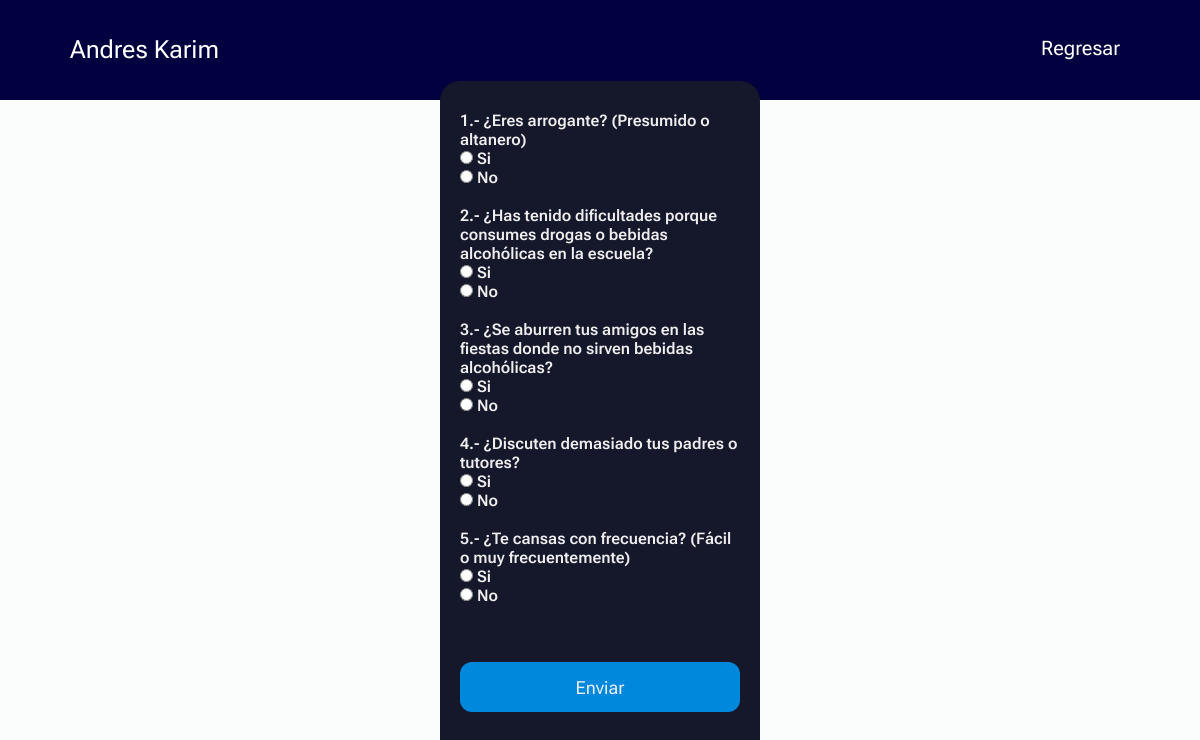
Screenshot of /encuesta.php (signed in) with the database file from the repository.
### tables this page shows
CREATE TABLE `datosPersonales` (
  `idDP` int(11) NOT NULL,
  `idUsuario` int(11) NOT NULL,
  `nombre` varchar(255) NOT NULL,
  `apellidoPaterno` varchar(200) NOT NULL,
  `apellidoMaterno` varchar(200) NOT NULL,
  `edad` int(11) NOT NULL,
  `sexo` varchar(40) NOT NULL,
  `correoE` varchar(40) NOT NULL
);

CREATE TABLE `Preguntas` (
  `idPregunta` int(11) NOT NULL,
  `pregunta` varchar(255) NOT NULL,
  `valorSi` int(11) DEFAULT NULL,
  `valorNo` int(11) DEFAULT NULL
);

### encuesta.php (the view, shortened to what this page needs)
<?php
  $mysqli = new mysqli('localhost', 'id18803800_proyectonora_362', 'ClaveNora362_', 'id18803800_databasenora');
$nombreU=$_SESSION['tipoUser'];
?>
<!DOCTYPE html>
<html lang="en">
<head>
<link rel="stylesheet" href="CSS/cssFormularioDP.css">
</head>
<body>
    <header class="bandaEncabezado">
        <div class="Encabezado">
            <div class="logo">
                <h1><?php
$servername = "localhost";
$username = "id18803800_proyectonora_362";
$password = "ClaveNora362_";
$dbname = "id18803800_databasenora";
$conn = new mysqli($servername, $username, $password, $dbname);
                $nombre=$_SESSION['usuarioPaciente'];
                $sql55 = "SELECT * FROM usuarios WHERE nombre='".$nombre."'";
                $result55 = $conn->query($sql55);
                if ($result55->num_rows > 0) {
                    $row = mysqli_fetch_array($result55, MYSQLI_ASSOC);
                    $idU= $row["idUsuario"];
                    $sql552 = "SELECT nombre FROM datosPersonales WHERE idUsuario=".$idU;
                $result552 = $conn->query($sql552);
                if ($result552->num_rows > 0) {
                    $row2 = mysqli_fetch_array($result552, MYSQLI_ASSOC);
                    $nomb= $row2["nombre"];
                }
                }else{
                    echo "no";
                }
                echo $nomb;
                ?></h1>
            </div>
           <nav class="menu">
                <a href="Paciente.php">Regresar</a>
            </nav>
        </div>
    </header>
    <div class="container-formularios">
  <form name="preguForm" action="phpEnviarPregResu.php" method="POST">
<div class="form">
    <div class="subtitle">
        <?php
$acum=0;
$todoMin=strtolower($nombreU);
$primerMayu=ucfirst($todoMin);
$query = $mysqli -> query ("SELECT Preguntas.pregunta,Preguntas.idPregunta FROM Preguntas JOIN ".$primerMayu."_Preguntas ON ".$primerMayu."_Preguntas.idPregunta = Preguntas.idPregunta WHERE ".$primerMayu."_Preguntas.bandera=1 ORDER BY Preguntas.idPregunta LIMIT 5");
if(mysqli_num_rows($query) == 0){
    echo "<center>Ya no hay mas preguntas.$primerMayu</center>";
}else{
    while ($valores = mysqli_fetch_array($query)) {
$acum++;
  $nume=$valores['idPregunta'];
  echo ''.$nume.'.- '.$valores['pregunta'].'<br><input type="radio" id="si" name="res'.$acum.'" value="Si">
<label for="si">Si</label><br>
<input type="radio" id="no" name="res'.$acum.'" value="No">
<label for="no">No</label><br><br>
';
}
    echo "<input type='submit' class='submit' value='Enviar'>";
}
?>
     </div>
    </div>
 </form

### CSS/cssFormularioDP.css (style rules this page uses)
* { margin: 0; padding: 0; box-sizing: border-box; font-family: 'Roboto Flex', sans-serif; }
body { align-items: center; background-color:#FBFCFC; display: flex; justify-content: center; height: 100vh; }
.form { background-color: #15172b; border-radius: 20px; box-sizing: border-box; height: 750px; padding: 20px; width: 320px; }
.subtitle { color: #eee; font-size: 16px; font-weight: 600; margin-top: 10px; }
.submit { background-color: #08d; border-radius: 12px; border: 0; box-sizing: border-box; color: #eee; cursor: pointer; font-size: 18px; height: 50px; margin-top: 38px; // outline: 0; text-align: center; width: 100%; }
body { background-color:#FBFCFC; }
.bandaEncabezado { width: 100%; height: 100px; position: fixed; top: 0;left: 0; background-color: #02003F; }
.Encabezado { width: 90%; max-width: 1200px; margin: auto; }
.Encabezado .btn-menu, .logo { float: left; line-height:100px; }
.logo h1 { color: white; font-weight: 400; font-size: 25px; margin-left: 10px; }
.Encabezado .menu { float: right; line-height: 100px; }
.Encabezado .menu a { display: inline-block; padding: 15px; line-height: normal; text-decoration: none; color: white; transition: all 0.3s ease; border-bottom: 2px solid transparent; font-size: 20px; margin-right: 5px; }
.container-formularios { position: absolute; width: 100%; height: 89vh; top: 100px;left: 0px; display: flex; justify-content: center; align-items: center; }

### rows the page displays
datospersonales: nombre "Andres Karim"
preguntas: idPregunta "1", pregunta "¿Eres arrogante? (Presumido o altanero)"
preguntas: idPregunta "2", pregunta "¿Has tenido dificultades porque consumes drogas o bebidas alcohólicas en la escuela?"
preguntas: idPregunta "3", pregunta "¿Se aburren tus amigos en las fiestas donde no sirven bebidas alcohólicas?"
preguntas: idPregunta "4", pregunta "¿Discuten demasiado tus padres o tutores?"
preguntas: idPregunta "5", pregunta "¿Te cansas con frecuencia? (Fácil o muy frecuentemente)"
